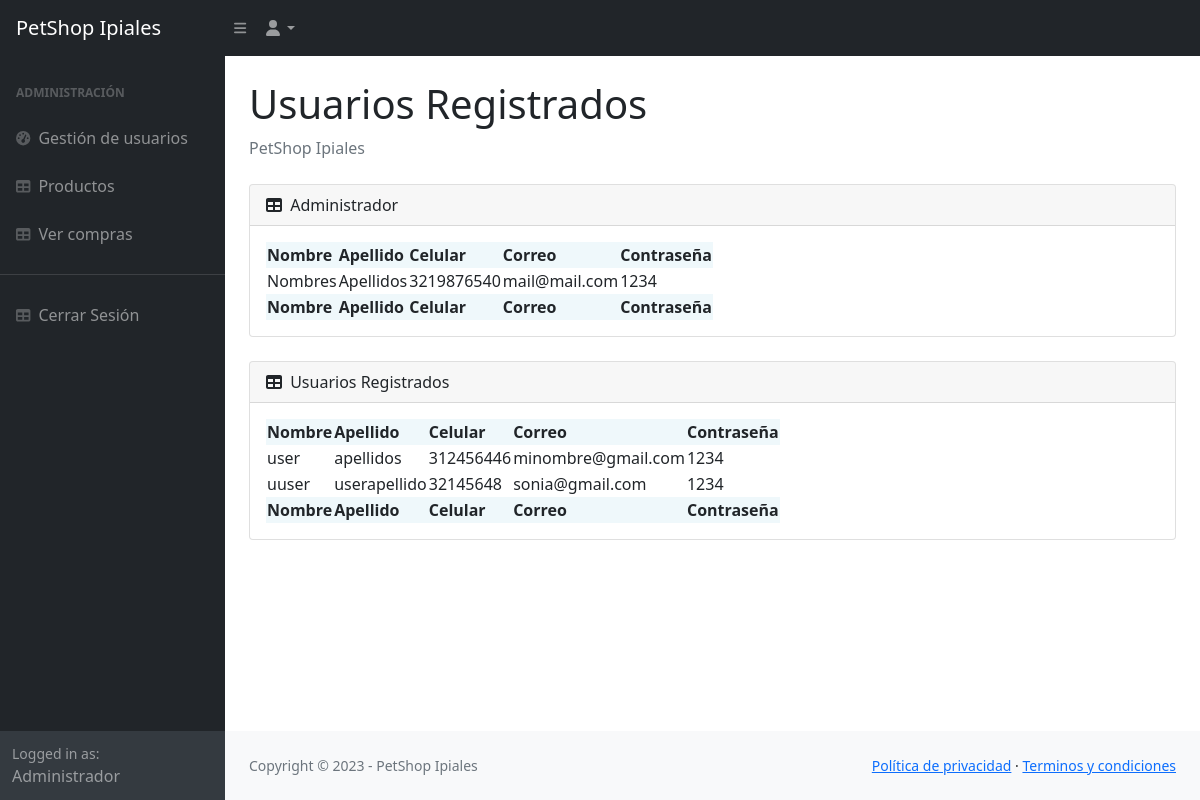
Page /admin (signed in) on the committed database.
### tables this page shows
CREATE TABLE usuarios 
		(userId INTEGER PRIMARY KEY AUTOINCREMENT, 
		nombres TEXT,
		apellidos TEXT,
		celular TEXT,
		email TEXT,
		password TEXT,
        tipoUser TEXT
		);

### administrador/routes.py (the view)
@administrador.route('/admin')
def admin():
    if 'email' not in session:
        return redirect('/login/')
    elif session['tipoUser'] != 'administrador':
        return redirect('/')
    else:
        administradores=getUsers('administrador')
        usuarios=getUsers('usuario')
        return render_template('index_admin.html', administradores=administradores, usuarios=usuarios)

### funciones.py (called while the page is built)
def getUsers(tipo):
    with sqlite3.connect('database.db') as conn:
        cur = conn.cursor()
        cur.execute("SELECT * FROM usuarios WHERE tipoUser = ?", (tipo, ))
        data = cur.fetchall()
    conn.close()
    return (data)

### administrador/templates/index_admin.html (shortened to what this page needs)
<!DOCTYPE html>
<html lang="es">
<head>
    <link href="https://cdn.jsdelivr.net/npm/simple-datatables@latest/dist/style.css" rel="stylesheet" />
    <link href="/static/css/stylesa.css" rel="stylesheet" />
</head>
<body class="sb-nav-fixed">
    <nav class="sb-topnav navbar navbar-expand navbar-dark bg-dark">
        <a class="navbar-brand ps-3" href="/admin">PetShop Ipiales</a>
        <button class="btn btn-link btn-sm order-1 order-lg-0 me-4 me-lg-0" id="sidebarToggle" href="#!"><i
                class="fas fa-bars"></i></button>
        <ul class="navbar-nav ms-auto ms-md-0 me-3 me-lg-4">
            <li class="nav-item dropdown">
                <a class="nav-link dropdown-toggle" id="navbarDropdown" href="#" role="button" data-bs-toggle="dropdown"
                    aria-expanded="false"><i class="fas fa-user fa-fw"></i></a>
            </li>
        </ul>
    </nav>
    <div id="layoutSidenav">
        <div id="layoutSidenav_nav">
            <nav class="sb-sidenav accordion sb-sidenav-dark" id="sidenavAccordion">
                <div class="sb-sidenav-menu">
                    <div class="nav">
                        <div class="sb-sidenav-menu-heading">Administración</div>
                        <a class="nav-link" href="/admin">
                            <div class="sb-nav-link-icon"><i class="fas fa-tachometer-alt"></i></div>
                            Gestión de usuarios
                        </a>
                        <a class="nav-link" href="/productos_admin/alimentos" >
                            <div class="sb-nav-link-icon"><i class="fas fa-table"></i></div>
                            Productos
                        </a>
                        <a class="nav-link" href="/ver_compras" >
                            <div class="sb-nav-link-icon"><i class="fas fa-table"></i></div>
                            Ver compras
                        </a>
                        <hr>
                        <a class="nav-link" href="/logout" onclick="return confirm('¿Seguro quieres salir?')"><div class="sb-nav-link-icon"><i class="fas fa-table"></i></div>
                            Cerrar Sesión</a>
                    </div>
                </div>
                <div class="sb-sidenav-footer">
                    <div class="small">Logged in as:</div>
                    Administrador
                </div>
            </nav>
        </div>
        <div id="layoutSidenav_content">
            <main>
                <div class="container-fluid px-4">
                    <h1 class="mt-4">Usuarios Registrados</h1>
                    <ol class="breadcrumb mb-4">
                        <li class="breadcrumb-item active">PetShop Ipiales</li>
                    </ol>
                    <div class="card mb-4">
                        <div class="card-header">
                            <i class="fas fa-table me-1"></i> Administrador
                        </div>
                        <div class="card-body">
                            <table id="datatablesSimple">
                                <thead>
                                    <tr>
                                        <th>Nombre</th>
                                        <th>Apellido</th>
                                        <th>Celular</th>
                                        <th>Correo</th>
                                        <th>Contraseña</th>
                                    </tr>
                                </thead>
                                <tfoot>
                                    <tr>
                                        <th>Nombre</th>
                                        <th>Apellido</th>
                                        <th>Celular</th>
                                        <th>Correo</th>
                                        <th>Contraseña</th>
                                    </tr>
                                </tfoot>
                                <tbody>
                                    {% for admin in administradores %}
                                    <tr>
                                        <td>{{admin[1]}}</td>
                                        <td>{{admin[2]}}</td>
                                        <td>{{admin[3]}}</td>
                                        <td>{{admin[4]}}</td>
                                        <td>{{admin[5]}}</td>
                                    </tr>
                                    {% endfor %}
                                </tbody>
                            </table>
                        </div>
                    </div>
                    <div class="card mb-4">
                        <div class="card-header">
                            <i class="fas fa-table me-1"></i> Usuarios Registrados
                        </div>
                        <div class="card-body">
                            <table id="datatablesSimple2">
                                <thead>
                                    <tr>
                                        <th>Nombre</th>
                                        <th>Apellido</th>
                                        <th>Celular</th>
                                        <th>Correo</th>
                                        <th>Contraseña</th>
                                    </tr>
                                </thead>
                                <tfoot>
                                    <tr>
                                        <th>Nombre</th>
                                        <th>Apellido</th>
                                        <th>Celular</th>
                                        <th>Correo</th>
                                        <th>Contraseña</th>
                                    </tr>
                                </tfoot>
                                <tbody>
                                    {% for user in usuarios %}
                                    <tr>
                                        <td>{{user[1]}}</td>
                                        <td>{{user[2]}}</td>
                                        <td>{{user[3]}}</td>
                                        <td>{{user[4]}}</td>
                                        <td>{{user[5]}}</td>
                                    </tr>
                                    {% endfor %}
                                </tbody>
                            </table>
                        </div>
                    </div>
                </div>
            </main>
            <footer class="py-4 bg-light mt-auto">
                <div class="container-fluid px-4">
                    <div class="d-flex align-items-center justify-content-between small">
                        <div class="text-muted">Copyright © 2023 - PetShop Ipiales</div>
                        <div>
                            <a href="#">Política de privacidad</a> &middot;
                            <a href="#">Terminos y condiciones</a>
                        </div>
                    </div>
                </div>
            </footer>
        </div>
    </div>
</body>
</html>

### administrador/templates/index_admin.html (style rules this page uses)
table th { background-color: rgba(175, 219, 233, 0.205); }

### rows in the picture
usuarios: nombres "Nombres", apellidos "Apellidos", celular "3219876540", email "mail@mail.com", password "1234"
usuarios: nombres "user", apellidos "apellidos", celular "312456446", email "minombre@gmail.com", password "1234"
usuarios: nombres "uuser", apellidos "userapellido", celular "32145648", email "sonia@gmail.com", password "1234"
